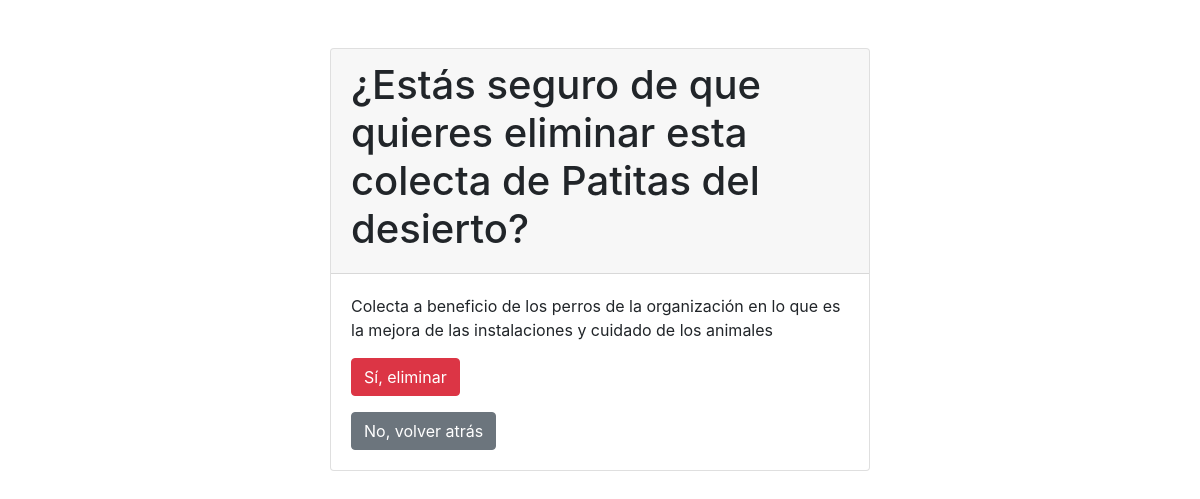
Page /eliminar_colecta/1/ on the committed database.
### Aplicaciones/Adoptar/models.py (models this page shows)
class Colecta(models.Model):
    organizacion = models.ForeignKey(Organizacion, on_delete=models.CASCADE)
    meta = models.DecimalField(max_digits=12, decimal_places=2)
    recaudado = models.DecimalField(max_digits=12, decimal_places=2, default=0)
    fecha_limite = models.DateField()
    descripcion = models.TextField()

class Organizacion(models.Model):
    nombre_organizacion=models.CharField(max_length=50)
    tipo_organizacion=models.CharField(max_length=50)
    descripcion_org=models.TextField()
    email_organizacion=models.EmailField()
    password_org=models.CharField(max_length=50, default='default_value')
    telefono_organizacion=models.DecimalField(max_digits=10, decimal_places=0)
    direccion=models.CharField(max_length=50)
    sitio_web=models.URLField()
    def __str__(self):
        texto = "{0}"
        return texto.format(self.nombre_organizacion)

### Aplicaciones/Adoptar/views.py (the view)
# urls.py: path('eliminar_colecta/<int:colecta_id>/', views.eliminar_colecta, name='eliminar_colecta'),
def eliminar_colecta(request, colecta_id):
    colecta = get_object_or_404(Colecta, pk=colecta_id)
    if request.method == 'POST':
        colecta.delete()
        return redirect('listar_mascotas')
    return render(request, 'eliminar_colecta.html', {'colecta': colecta})

### Aplicaciones/Adoptar/templates/eliminar_colecta.html (shortened to what this page needs)
<!DOCTYPE html>
<html>
<head>
    <link rel="stylesheet" href="https://stackpath.bootstrapcdn.com/bootstrap/4.3.1/css/bootstrap.min.css">
</head>
<body>
    <div class="container">
        <div class="row justify-content-center">
            <div class="col-md-6">
                <div class="card mt-5">
                    <div class="card-header">
                        <h1>¿Estás seguro de que quieres eliminar esta colecta de {{ colecta.organizacion }}?</h1>
                    </div>
                    <div class="card-body">
                        <p>{{ colecta.descripcion }}</p>
                        <form method="post">
                            <button type="submit" class="btn btn-danger">Sí, eliminar</button>
                        </form>
                        <a href="{% url 'listar_mascotas' %}" class="btn btn-secondary mt-3">No, volver atrás</a>
                    </div>
                </div>
            </div>
        </div>
    </div>
</body>
</html>

### rows in the picture
Colecta: organizacion "Patitas del desierto", descripcion "Colecta a beneficio de los perros de la organización en lo que es la mejora de las instalaciones y cuidado de los animales"
